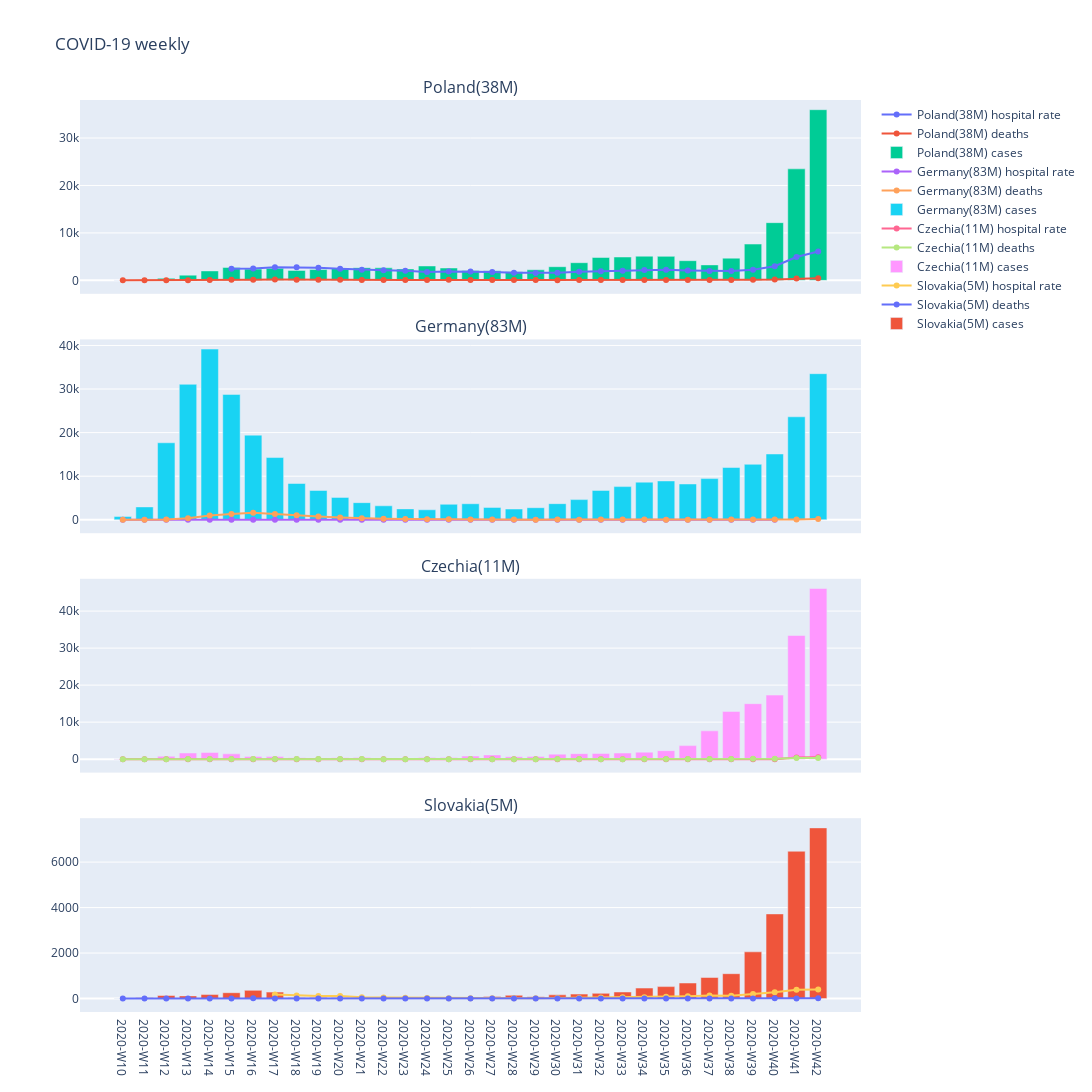

The notebook cell saved with this chart:
### Markdown cell above
# Poland and few neighbors weekly

We may combine cases and deaths rates with testing against covid-19 and hospital admission rates if we aggregate data on a weekly basis

### Code cell
import ecdc
import trends

country_pop = {'Poland': population['Poland'],
               'Germany': population['Germany'],
               'Czechia': population['Czechia'],
               'Slovakia': population['Slovakia']}


countries_data = []

with tracer.start_as_current_span(f'Countries weekly'):
    cases = ecdc.cases_by_country()
    testing = ecdc.testing_by_country_weekly()
    hospital_rates = ecdc.hospitel_admission_rates_weekly()
    for c in country_pop.keys():
        data = trends.weekly(cases, c, testing, hospital_rates)
        countries_data.append(data)#(data[0:-1]) to drop current week
        
        country_labels = [f'{k} ({round(v/10**6)}M)' for k,v in country_pop.items()]
        
    figures.case_distribution_subplots(countries_data, country_labels, "COVID-19 weekly").show()

### Figure 1 — Plotly figure (JSON) as saved in the notebook; plotly's stock layout.template omitted (floating-point values rounded to 4 significant figures)
{"data": [{"mode": "lines+markers", "name": "Poland(38M) hospital rate", "type": "scatter", "x": ["2020-W10", "2020-W11", "2020-W12", "2020-W13", "2020-W14", "2020-W15", "2020-W16", "2020-W17", "2020-W18", "2020-W19", "2020-W20", "2020-W21", "2020-W22", "2020-W23", "2020-W24", "2020-W25", "2020-W26", "2020-W27", "2020-W28", "2020-W29", "2020-W30", "2020-W31", "2020-W32", "2020-W33", "2020-W34", "2020-W35", "2020-W36", "2020-W37", "2020-W38", "2020-W39", "2020-W40", "2020-W41", "2020-W42"], "xaxis": "x", "y": [null, null, null, null, null, 2425, 2482, 2749, 2761, 2658, 2459, 2242, 2134, 2007, 1748, 1877, 1845, 1765, 1610, 1560, 1601, 1835, 1930, 2035, 2195, 2242, 2091, 1961, 1985, 2223, 2977, 4924, 6084], "yaxis": "y"}, {"mode": "lines+markers", "name": "Poland(38M) deaths", "type": "scatter", "x": ["2020-W10", "2020-W11", "2020-W12", "2020-W13", "2020-W14", "2020-W15", "2020-W16", "2020-W17", "2020-W18", "2020-W19", "2020-W20", "2020-W21", "2020-W22", "2020-W23", "2020-W24", "2020-W25", "2020-W26", "2020-W27", "2020-W28", "2020-W29", "2020-W30", "2020-W31", "2020-W32", "2020-W33", "2020-W34", "2020-W35", "2020-W36", "2020-W37", "2020-W38", "2020-W39", "2020-W40", "2020-W41", "2020-W42"], "xaxis": "x", "y": [0, 3, 2, 13, 61, 129, 139, 177, 140, 121, 130, 78, 68, 92, 84, 109, 89, 77, 56, 50, 46, 57, 79, 69, 82, 81, 81, 69, 100, 142, 180, 368, 468], "yaxis": "y"}, {"name": "Poland(38M) cases", "type": "bar", "x": ["2020-W10", "2020-W11", "2020-W12", "2020-W13", "2020-W14", "2020-W15", "2020-W16", "2020-W17", "2020-W18", "2020-W19", "2020-W20", "2020-W21", "2020-W22", "2020-W23", "2020-W24", "2020-W25", "2020-W26", "2020-W27", "2020-W28", "2020-W29", "2020-W30", "2020-W31", "2020-W32", "2020-W33", "2020-W34", "2020-W35", "2020-W36", "2020-W37", "2020-W38", "2020-W39", "2020-W40", "2020-W41", "2020-W42"], "xaxis": "x", "y": [6, 98, 432, 1102, 1989, 2729, 2386, 2531, 2102, 2276, 2606, 2674, 2640, 2415, 3031, 2603, 2094, 2005, 1802, 2225, 2876, 3724, 4821, 4923, 5091, 5058, 4148, 3263, 4680, 7650, 12160, 23498, 35970], "yaxis": "y"}, {"mode": "lines+markers", "name": "Germany(83M) hospital rate", "type": "scatter", "x": ["2020-W10", "2020-W11", "2020-W12", "2020-W13", "2020-W14", "2020-W15", "2020-W16", "2020-W17", "2020-W18", "2020-W19", "2020-W20", "2020-W21", "2020-W22", "2020-W23", "2020-W24", "2020-W25", "2020-W26", "2020-W27", "2020-W28", "2020-W29", "2020-W30", "2020-W31", "2020-W32", "2020-W33", "2020-W34", "2020-W35", "2020-W36", "2020-W37", "2020-W38", "2020-W39", "2020-W40", "2020-W41", "2020-W42"], "xaxis": "x2", "y": [0.3963, 1.108, 2.805, 5.325, 4.964, 3.633, 2.554, 1.784, 1.176, 0.8914, 0.5625, 0.4348, 0.3565, 0.2698, 0.3288, 0.2891, 0.2542, 0.2445, 0.2614, 0.2963, 0.3325, 0.359, 0.3204, 0.3686, 0.3192, 0.2831, 0.3072, 0.3746, 0.5023, 0.4963, 0.3794, null, null], "yaxis": "y2"}, {"mode": "lines+markers", "name": "Germany(83M) deaths", "type": "scatter", "x": ["2020-W10", "2020-W11", "2020-W12", "2020-W13", "2020-W14", "2020-W15", "2020-W16", "2020-W17", "2020-W18", "2020-W19", "2020-W20", "2020-W21", "2020-W22", "2020-W23", "2020-W24", "2020-W25", "2020-W26", "2020-W27", "2020-W28", "2020-W29", "2020-W30", "2020-W31", "2020-W32", "2020-W33", "2020-W34", "2020-W35", "2020-W36", "2020-W37", "2020-W38", "2020-W39", "2020-W40", "2020-W41", "2020-W42"], "xaxis": "x2", "y": [0, 8, 59, 322, 953, 1331, 1621, 1346, 1009, 746, 519, 333, 253, 168, 119, 95, 75, 55, 51, 21, 34, 23, 55, 35, 38, 26, 30, 24, 37, 71, 72, 86, 152], "yaxis": "y2"}, {"name": "Germany(83M) cases", "type": "bar", "x": ["2020-W10", "2020-W11", "2020-W12", "2020-W13", "2020-W14", "2020-W15", "2020-W16", "2020-W17", "2020-W18", "2020-W19", "2020-W20", "2020-W21", "2020-W22", "2020-W23", "2020-W24", "2020-W25", "2020-W26", "2020-W27", "2020-W28", "2020-W29", "2020-W30", "2020-W31", "2020-W32", "2020-W33", "2020-W34", "2020-W35", "2020-W36", "2020-W37", "2020-W38", "2020-W39", "2020-W40", "2020-W41", "2020-W42"], "xaxis": "x2", "y": [736, 2948, 17668, 31084, 39167, 28765, 19418, 14278, 8321, 6722, 5137, 3926, 3201, 2497, 2290, 3553, 3677, 2836, 2469, 2770, 3695, 4624, 6732, 7608, 8631, 8907, 8214, 9443, 11987, 12725, 15097, 23627, 33523], "yaxis": "y2"}, {"mode": "lines+markers", "name": "Czechia(11M) hospital rate", "type": "scatter", "x": ["2020-W10", "2020-W11", "2020-W12", "2020-W13", "2020-W14", "2020-W15", "2020-W16", "2020-W17", "2020-W18", "2020-W19", "2020-W20", "2020-W21", "2020-W22", "2020-W23", "2020-W24", "2020-W25", "2020-W26", "2020-W27", "2020-W28", "2020-W29", "2020-W30", "2020-W31", "2020-W32", "2020-W33", "2020-W34", "2020-W35", "2020-W36", "2020-W37", "2020-W38", "2020-W39", "2020-W40", "2020-W41", "2020-W42"], "xaxis": "x3", "y": [0.2441, 0.5634, 1.155, 2.244, 1.559, 1.615, 0.9672, 0.8826, 0.5164, 0.3286, 0.2723, 0.2629, 0.2629, 0.2535, 0.2066, 0.2723, 0.2629, 0.2723, 0.1972, 0.3099, 0.4977, 0.4883, 0.6948, 0.4601, 0.6291, 0.5916, 1.474, 1.803, 2.986, 4.319, 4.188, 426, 518], "yaxis": "y3"}, {"mode": "lines+markers", "name": "Czechia(11M) deaths", "type": "scatter", "x": ["2020-W10", "2020-W11", "2020-W12", "2020-W13", "2020-W14", "2020-W15", "2020-W16", "2020-W17", "2020-W18", "2020-W19", "2020-W20", "2020-W21", "2020-W22", "2020-W23", "2020-W24", "2020-W25", "2020-W26", "2020-W27", "2020-W28", "2020-W29", "2020-W30", "2020-W31", "2020-W32", "2020-W33", "2020-W34", "2020-W35", "2020-W36", "2020-W37", "2020-W38", "2020-W39", "2020-W40", "2020-W41", "2020-W42"], "xaxis": "x3", "y": [0, 0, 0, 11, 48, 70, 52, 37, 27, 31, 20, 18, 5, 8, 2, 7, 11, 4, 4, 6, 10, 15, 6, 6, 16, 10, 10, 22, 46, 92, 120, 284, 288], "yaxis": "y3"}, {"name": "Czechia(11M) cases", "type": "bar", "x": ["2020-W10", "2020-W11", "2020-W12", "2020-W13", "2020-W14", "2020-W15", "2020-W16", "2020-W17", "2020-W18", "2020-W19", "2020-W20", "2020-W21", "2020-W22", "2020-W23", "2020-W24", "2020-W25", "2020-W26", "2020-W27", "2020-W28", "2020-W29", "2020-W30", "2020-W31", "2020-W32", "2020-W33", "2020-W34", "2020-W35", "2020-W36", "2020-W37", "2020-W38", "2020-W39", "2020-W40", "2020-W41", "2020-W42"], "xaxis": "x3", "y": [26, 188, 781, 1668, 1809, 1430, 752, 698, 403, 340, 360, 435, 340, 337, 424, 457, 850, 1142, 675, 740, 1357, 1487, 1536, 1656, 1899, 2304, 3658, 7649, 12905, 14988, 17311, 33402, 46105], "yaxis": "y3"}, {"mode": "lines+markers", "name": "Slovakia(5M) hospital rate", "type": "scatter", "x": ["2020-W10", "2020-W11", "2020-W12", "2020-W13", "2020-W14", "2020-W15", "2020-W16", "2020-W17", "2020-W18", "2020-W19", "2020-W20", "2020-W21", "2020-W22", "2020-W23", "2020-W24", "2020-W25", "2020-W26", "2020-W27", "2020-W28", "2020-W29", "2020-W30", "2020-W31", "2020-W32", "2020-W33", "2020-W34", "2020-W35", "2020-W36", "2020-W37", "2020-W38", "2020-W39", "2020-W40", "2020-W41", "2020-W42"], "xaxis": "x4", "y": [null, null, null, null, null, null, null, 181, 137, 110, 116, 53, 46, 38, 24, 19, 15, 11, 13, 15, 21, 29, 43, 53, 61, 76, 99, 130, 120, 199, 275, 388, 397], "yaxis": "y4"}, {"mode": "lines+markers", "name": "Slovakia(5M) deaths", "type": "scatter", "x": ["2020-W10", "2020-W11", "2020-W12", "2020-W13", "2020-W14", "2020-W15", "2020-W16", "2020-W17", "2020-W18", "2020-W19", "2020-W20", "2020-W21", "2020-W22", "2020-W23", "2020-W24", "2020-W25", "2020-W26", "2020-W27", "2020-W28", "2020-W29", "2020-W30", "2020-W31", "2020-W32", "2020-W33", "2020-W34", "2020-W35", "2020-W36", "2020-W37", "2020-W38", "2020-W39", "2020-W40", "2020-W41", "2020-W42"], "xaxis": "x4", "y": [0, 0, 0, 0, 0, 2, 9, 6, 7, 2, 2, 0, 0, 0, 0, 0, 0, 0, 0, 0, 0, 1, 2, 0, 2, 0, 4, 1, 1, 5, 10, 7, 10], "yaxis": "y4"}, {"name": "Slovakia(5M) cases", "type": "bar", "x": ["2020-W10", "2020-W11", "2020-W12", "2020-W13", "2020-W14", "2020-W15", "2020-W16", "2020-W17", "2020-W18", "2020-W19", "2020-W20", "2020-W21", "2020-W22", "2020-W23", "2020-W24", "2020-W25", "2020-W26", "2020-W27", "2020-W28", "2020-W29", "2020-W30", "2020-W31", "2020-W32", "2020-W33", "2020-W34", "2020-W35", "2020-W36", "2020-W37", "2020-W38", "2020-W39", "2020-W40", "2020-W41", "2020-W42"], "xaxis": "x4", "y": [3, 41, 134, 117, 176, 257, 361, 284, 34, 48, 38, 11, 17, 7, 17, 41, 71, 92, 144, 83, 165, 196, 229, 289, 461, 526, 684, 927, 1093, 2054, 3721, 6476, 7503], "yaxis": "y4"}], "layout": {"annotations": [{"font": {"size": 16}, "showarrow": false, "text": "Poland(38M)", "x": 0.5, "xanchor": "center", "xref": "paper", "y": 1, "yanchor": "bottom", "yref": "paper"}, {"font": {"size": 16}, "showarrow": false, "text": "Germany(83M)", "x": 0.5, "xanchor": "center", "xref": "paper", "y": 0.7375, "yanchor": "bottom", "yref": "paper"}, {"font": {"size": 16}, "showarrow": false, "text": "Czechia(11M)", "x": 0.5, "xanchor": "center", "xref": "paper", "y": 0.475, "yanchor": "bottom", "yref": "paper"}, {"font": {"size": 16}, "showarrow": false, "text": "Slovakia(5M)", "x": 0.5, "xanchor": "center", "xref": "paper", "y": 0.2125, "yanchor": "bottom", "yref": "paper"}], "height": 1200, "title": {"text": "COVID-19 weekly"}, "width": 1200, "xaxis": {"anchor": "y", "domain": [0, 1], "matches": "x4", "showticklabels": false}, "xaxis2": {"anchor": "y2", "domain": [0, 1], "matches": "x4", "showticklabels": false}, "xaxis3": {"anchor": "y3", "domain": [0, 1], "matches": "x4", "showticklabels": false}, "xaxis4": {"anchor": "y4", "domain": [0, 1]}, "yaxis": {"anchor": "x", "domain": [0.7875, 1]}, "yaxis2": {"anchor": "x2", "domain": [0.525, 0.7375]}, "yaxis3": {"anchor": "x3", "domain": [0.2625, 0.475]}, "yaxis4": {"anchor": "x4", "domain": [0, 0.2125]}}}
